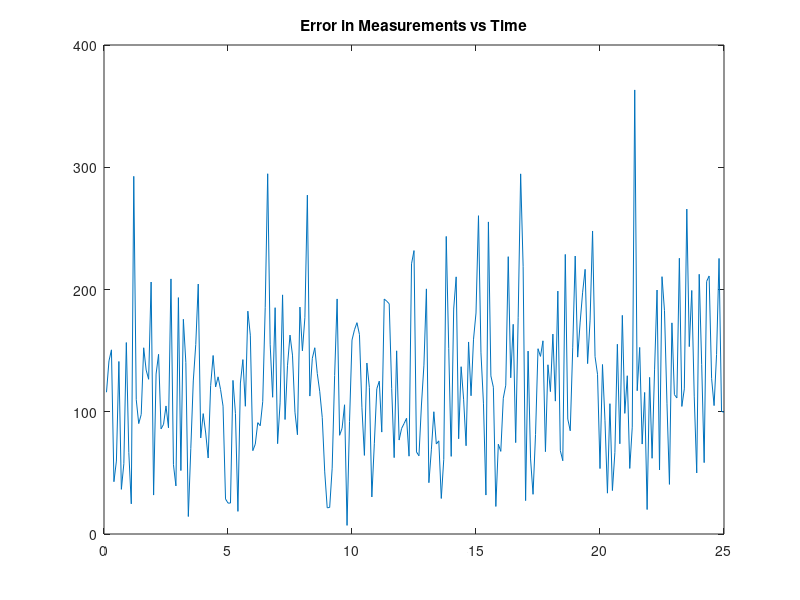

Recreate this plot in MATLAB.
%EC 3310 Grompone Project #1

%TargetMotion

delta=0.1;    %sample time

nsamples=250; %number of samples


%standard deviations
sigmax=100;
sigmay=100;
sigma=[sigmax;sigmay];
%Target parameters
ht=126.8699*pi/180; %Attitude
st=360*2000/3600;   %Speed
%State Vector
xi=[6000;st*sin(ht);8000;st*cos(ht)];
%Transition Matrix
F=[1,delta,0,0;
    0,1,0,0;
    0,0,1,delta;
    0,0,0,1];
%Measurement Matrix
H=[1,0,0,0;0,0,1,0];
%initialize Matixes
zout=[]; %output
posout=[]; %true target position
error=[]; %distance errors
x=xi;

for ii=1:nsamples,
    ztrue=H*x;
    posout=[posout,ztrue];
    z=ztrue+randn(size(sigma)).*sigma;
    zout=[zout,z];
    ztilde=ztrue-z;
    error=[error,sqrt(ztilde'*ztilde)];
    x=F*x;
end

%plot1 Target motion and true position
 
 plot(posout(1,:),posout(2,:),'-');
 title('True Target Motion');
 axis([5500 10500 4000 9000]);
pause
%plot2 Target motion with noise measurements

plot(posout(1,:),posout(2,:),'-',zout(1,:),zout(2,:),'-');
title('Target Motion and Measurements at Simple Times');
axis([5500 10500 4000 9000]);
pause;


%Distance errors between Target and measurements
time=[1:max(size(zout))]*delta;
plot(time,error,'-');
title('Error in Measurements vs Time');
axis([0 25 0 400]);



